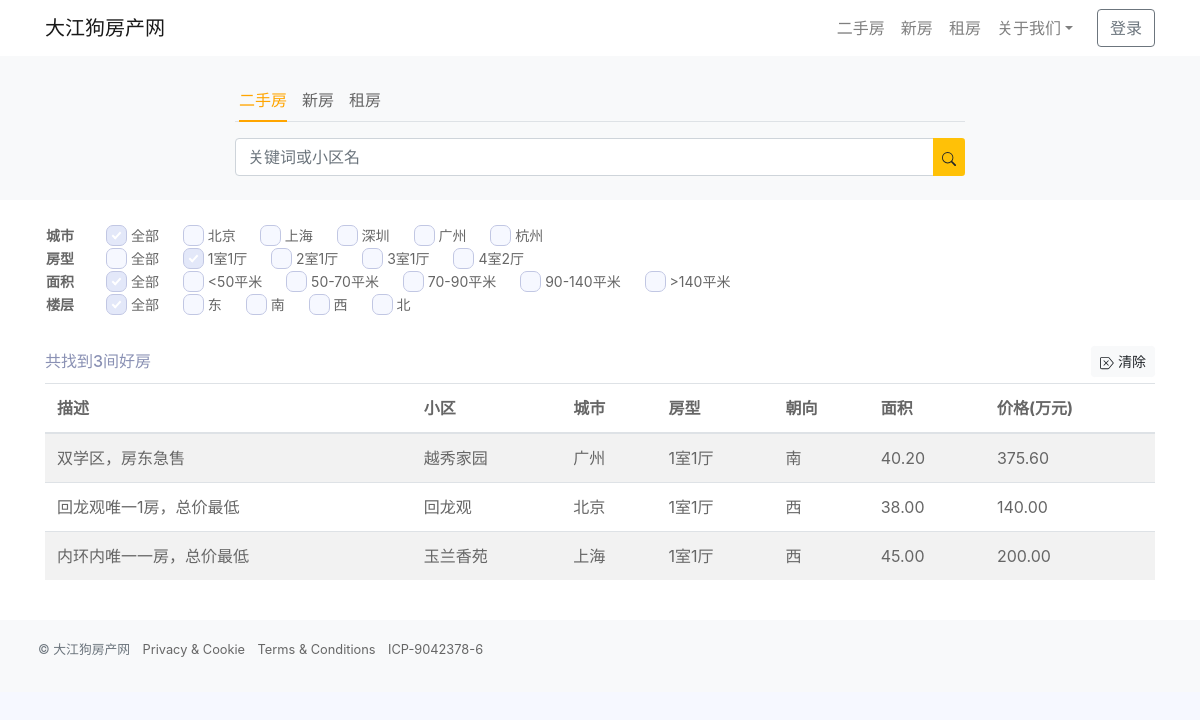
The app's page /?bedroom=1 with its own data.
### house/models.py (models this page shows, shortened)
class House(models.Model):
    description = models.CharField(max_length=108, verbose_name="描述")
    community = models.ForeignKey('Community', on_delete=models.CASCADE, verbose_name="小区")
    bedroom = models.CharField(max_length=1, choices=Bedroom.choices, verbose_name="房型")
    direction = models.CharField(max_length=2, choices=Direction.choices, verbose_name="朝向")
    floor = models.CharField(max_length=1, choices=Floor.choices, verbose_name="楼层")
    area = models.DecimalField(max_digits=8, decimal_places=2, verbose_name="面积(平方米)")
    area_class = models.CharField(max_length=1, null=True, blank=True, choices=Area.choices, verbose_name="面积")
    price = models.DecimalField(max_digits=8, decimal_places=2, verbose_name="价格(万元)")
    add_date = models.DateTimeField(auto_now_add=True, verbose_name="发布日期")
    mod_date = models.DateTimeField(auto_now=True, verbose_name="修改日期")
    class Meta:
        verbose_name = "二手房"
        verbose_name_plural = "二手房"

class Community(models.Model):
    name = models.CharField(max_length=60, verbose_name='小区')
    city = models.CharField(max_length=2, choices=City.choices, verbose_name="城市")
    add_date = models.DateTimeField(auto_now_add=True, verbose_name="发布日期")
    mod_date = models.DateTimeField(auto_now=True, verbose_name="修改日期")
    class Meta:
        verbose_name = "小区"
        verbose_name_plural = "小区"
    def __str__(self):
        return self.name

### house/views.py (the view)
# urls.py: path('', views.house_filter, name='house_filter'),
def house_filter(request):
    base_qs = House.objects.all().select_related('community')
    f = HouseFilter(request.GET, queryset=base_qs)
    paginator = Paginator(f.qs, 5)
    page = request.GET.get('page', 1)
    try:
        page_obj = paginator.page(page)
    except PageNotAnInteger:
        page_obj = paginator.page(1)
    except EmptyPage:
        page_obj = paginator.page(paginator.num_pages)
    is_paginated = True if paginator.num_pages > 1 else False
    context = {'page_obj': page_obj, 'paginator': paginator, 'is_paginated': is_paginated, 'filter': f, }
    return render(request, 'house/house_filter.html', context)

### house/templatetags/core_tags_filters.py (called while the page is built)
@register.simple_tag(takes_context=True)
def param_replace(context, **kwargs):
    d = context['request'].GET.copy()
    for k, v in kwargs.items():
        d[k] = v
    for k in [k for k, v in d.items() if not v]:
        del d[k]
    return d.urlencode()

### house/templates/house/house_filter.html (shortened to what this page needs)
{% extends 'house/base.html' %}
{% load static %}
{% load core_tags_filters %}
{% block content %}
<div class="py-4 px-3 bg-light">
     <div class="container">
			 <div class="row">
				<div class="col-1 col-md-2"></div>
				<div class="col-10 col-md-8">
				<ul class="nav nav-tabs px-1 mx-0" id="myTab" role="tablist">
					<li class="nav-item">
							<a class="nav-link active" id="home-tab" data-toggle="tab" href="#tabpanel1" role="tab" aria-controls="home" aria-selected="true">二手房</a>
					</li>
				    <li class="nav-item">
							<a class="nav-link" id="profile-tab" data-toggle="tab" href="#tabpanel2" role="tab" aria-controls="profile" aria-selected="false">新房</a>
				    </li>
					<li class="nav-item">
							<a class="nav-link" id="messages-tab" data-toggle="tab" href="#tabpanel3" role="tab" aria-controls="messages" aria-selected="false">租房</a>
					</li>
				</ul>
				</div>
				</div>
				<div class="tab-content">
				<div class="tab-pane fade show active" id="tabpanel1" role="tabpanel" aria-labelledby="home-tab">
					 <div class="row pt-3">
						<div class="col-1 col-md-2"></div>
						<div class="col-10 col-md-8">
					 <form role="form" method="get" action="{% url 'house:house_filter' %}">
						<div class="input-group">
							<input type="text" name="q" value="{% if filter.form.q.value %}{{ filter.form.q.value }}{% endif %}" class="form-control" id="id_q" placeholder="关键词或小区名">
							<div class="input-group-append">
									<button type="submit" class="btn btn-inline btn-sm bg-warning">
									</button>
							 </div>
						</div>
					</form>
					</div>
					<div class="col-1 col-md-2"></div>
					</div>
		      </div>
			</div>
	  </div>
</div>
	 <div class="py-4 px-3 bg-white">
     <div class="container">
         <table class="mb-4" style="font-size:14px">
	   <tbody>
         {% with field=filter.form.city %}
         <tr class="mt-2">
             <td class="align-text-top" style="width:40px;"><span><b>城市</b></span></td>
             <td class="tb-filter-item">
                  <a href="?{% param_replace city='' %}">
                    <input type="checkbox"
                     {% if not request.GET.city %}
                          checked="checked"
                           {% endif %}
                     disabled />
                    <span>全部</span>
                  </a>
            {% for pk, choice in field.field.widget.choices %}
                 {% ifnotequal forloop.counter0 0 %}
                      <a href="?{% param_replace city=pk %}" class="align-items-center">
                    <input id="id_{{field.name}}_{{ forloop.counter0 }}" name="{{field.name}}"
                           type="checkbox" value="{{pk}}" class=""
                              disabled />
                    <span>{{ choice }}</span>
                        </a>
                 {% endifnotequal %}
            {% endfor %}
            </td>
         </tr>
         {% endwith %}
         {% with field=filter.form.bedroom %}
         <tr>
             <td class="align-text-top" style="width:40px;"><span><b>{{ field.label }}</b></span></td>
             <td class="tb-filter-item">
                  <a href="?{% param_replace bedroom='' %}">
                    <input type="checkbox"
                     disabled />
                    <span>全部</span>
                  </a>
            {% for pk, choice in field.field.widget.choices %}
                 {% ifnotequal forloop.counter0 0 %}
                      <a href="?{% param_replace bedroom=pk %}" class="align-items-center">
                    <input id="id_{{field.name}}_{{ forloop.counter0 }}" name="{{field.name}}"
                           type="checkbox" value="{{pk}}" class=""
                             {% ifequal field.value pk %}
                               checked="checked"
                             {% endifequal %} disabled />
                    <span>{{ choice }}</span>
                        </a>
                 {% endifnotequal %}
            {% endfor %}
            </td>
         </tr>
         {% endwith %}
         {% with field=filter.form.area %}
         <tr class="mt-2">
             <td class="align-text-top" style="width:40px;"><span><b>{{ field.label }}</b></span></td>
             <td class="tb-filter-item">
                  <a href="?{% param_replace area='' %}">
                    <input type="checkbox"
                     {% if not request.GET.area %}
                          checked="checked"
                           {% endif %}
                     disabled />
                    <span>全部</span>
                  </a>
            {% for pk, choice in field.field.widget.choices %}
                 {% ifnotequal forloop.counter0 0 %}
                      <a href="?{% param_replace area=pk %}" class="align-items-center">
                    <input id="id_{{field.name}}_{{ forloop.counter0 }}" name="{{field.name}}"
                           type="checkbox" value="{{pk}}" class=""
                              disabled />
                    <span>{{ choice }}</span>
                        </a>
                 {% endifnotequal %}
            {% endfor %}
            </td>
         </tr>
         {% endwith %}
         {% with field=filter.form.direction %}
        <tr class="mt-2">
             <td class="align-text-top" style="width:40px;"><span><b>{{ field.label }}</b></span></td>
             <td class="tb-filter-item">
                  <a href="?{% param_replace direction='' %}">
                    <input type="checkbox"
                     {% if not request.GET.direction %}
                          checked="checked"
                           {% endif %}
                     disabled />
                    <span>全部</span>
                  </a>
            {% for pk, choice in field.field.widget.choices %}
                 {% ifnotequal forloop.counter0 0 %}
                      <a href="?{% param_replace direction=pk %}" class="align-items-center">
                    <input id="id_{{field.name}}_{{ forloop.counter0 }}" name="{{field.name}}"
                           type="checkbox" value="{{pk}}" class=""
                              disabled />
                    <span>{{ choice }}</span>
                        </a>
                 {% endifnotequal %}
            {% endfor %}
            </td>
         </tr>
         {% endwith %}
	 </tbody>
	 </table>
         <div class="x_title align-items-center py-1 row bg-white">
             <div class="col-6 pt-2">
                 <h6 class="align-items-center">共找到{{ filter.qs.count }}间好房<h6>
             </div>
             <div class="col-6">
                 <span class="dropdown float-right">
                    <a href="{{ request.path }}">
                     <button type="button" class="btn btn-sm btn-light py-1 my-0" aria-expanded="false">
                         清除
                     </button>
                    </a>
                 </span>
             </div>
         </div>
         <div class="table-responsive">
             <table class="table table-striped table-hover">
                 <thead>
                 <tr>
                     <th scope="col">描述</th>
                     <th scope="col">小区</th>
                     <th scope="col">城市</th>
                     <th scope="col">房型</th>
                     <th scope="col">朝向</th>
                     <th scope="col">面积</th>
                     <th scope="col">价格(万元)</th>
                 </tr>
                 </thead>
                   <tbody>
                 {% if page_obj %}
                     {% for item in page_obj %}
                     <tr>
                         <td>{{ item.description }}</td>
                         <td>{{ item.community }}</td>
                         <td>{{ item.community.get_city_display }}</td>
                         <td>{{ item.get_bedroom_display }}</td>
                         <td>{{ item.get_direction_display }}</td>
                         <td>{{ item.area }}</td>
                         <td>{{ item.price }}</td>
                     </tr>
                     {% endfor %}
                   {% endif %}
                 </tbody>
             </table>
         </div>
	</div>
</div>
{% endblock %}

### house/templates/house/base.html (style rules this page uses)
html { box-sizing: border-box; }
* { box-sizing: inherit; }
*:before, *:after { box-sizing: inherit; }
body { overflow-x: hidden; font-family: 'Inter', Arial, sans-serif; color: #8A91B4; background: #F6F8FF; }
table th, td { color: #666; }
body a { color:#666; }
body { padding-top: 56px; }
#myTab li { background:none; border:none; padding-left:0px; margin-right:15px; padding-right:0px; }
#myTab li a, #myTab a { border:none; background:none; padding-left:0px; padding-right:0px; }
#myTab li a.active { color:orange; border-bottom:2px solid orange; }
.tb-filter-item a { margin-left:20px; }

### records on screen
House: description "双学区，房东急售", community "越秀家园", community.city "广州", bedroom "1室1厅", direction "南", area "40.20", price "375.60"
House: description "回龙观唯一1房，总价最低", community "回龙观", community.city "北京", bedroom "1室1厅", direction "西", area "38.00", price "140.00"
House: description "内环内唯一一房，总价最低", community "玉兰香苑", community.city "上海", bedroom "1室1厅", direction "西", area "45.00", price "200.00"

### other values on screen
{{ choice }} "北京" "上海" "深圳" "广州" "杭州"
{{ field.label }} "房型"
{{ choice }} "1室1厅" "2室1厅" "3室1厅" "4室2厅"
{{ field.label }} "面积"
{{ choice }} "<50平米" "50-70平米" "70-90平米" "90-140平米" ">140平米"
{{ field.label }} "楼层"
{{ choice }} "东" "南" "西" "北"
{{ filter.qs.count }} "3"
